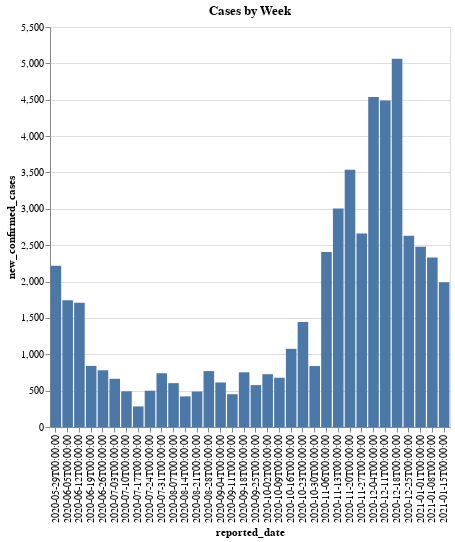

Notebook cell for this chart:
### Code cell
chart_title = ' Cases by Week'
chart1 = alt.Chart(df).mark_bar().encode(
                     x='reported_date:O',
                     y='new_confirmed_cases',
                     ).properties( width=400, height=400, title=chart_title)
chart1

### Figure 1 — Vega-Lite specification as saved in the notebook (floating-point values rounded to 4 significant figures)
{"config": {"view": {"continuousWidth": 400, "continuousHeight": 300}}, "data": {"name": "data-1da0fc9faaae9e911303a2769a3a5bbc"}, "mark": "bar", "encoding": {"x": {"type": "ordinal", "field": "reported_date"}, "y": {"type": "quantitative", "field": "new_confirmed_cases"}}, "height": 400, "title": " Cases by Week", "width": 400, "$schema": "https://vega.github.io/schema/vega-lite/v4.8.1.json", "datasets": {"data-1da0fc9faaae9e911303a2769a3a5bbc": [{"confirmed_cases": 14882, "deaths": 2402, "reported_date": "2020-05-23T00:00:00", "new_deaths": null, "new_confirmed_cases": null}, {"confirmed_cases": 17098, "deaths": 2744, "reported_date": "2020-05-29T00:00:00", "new_deaths": 342.0, "new_confirmed_cases": 2216.0}, {"confirmed_cases": 18840, "deaths": 3144, "reported_date": "2020-06-05T00:00:00", "new_deaths": 400.0, "new_confirmed_cases": 1742.0}, {"confirmed_cases": 20550, "deaths": 3433, "reported_date": "2020-06-12T00:00:00", "new_deaths": 289.0, "new_confirmed_cases": 1710.0}, {"confirmed_cases": 21390, "deaths": 3649, "reported_date": "2020-06-19T00:00:00", "new_deaths": 216.0, "new_confirmed_cases": 840.0}, {"confirmed_cases": 22170, "deaths": 3772, "reported_date": "2020-06-26T00:00:00", "new_deaths": 123.0, "new_confirmed_cases": 780.0}, {"confirmed_cases": 22833, "deaths": 3856, "reported_date": "2020-07-03T00:00:00", "new_deaths": 84.0, "new_confirmed_cases": 663.0}, {"confirmed_cases": 23324, "deaths": 3895, "reported_date": "2020-07-10T00:00:00", "new_deaths": 39.0, "new_confirmed_cases": 491.0}, {"confirmed_cases": 23607, "deaths": 3974, "reported_date": "2020-07-17T00:00:00", "new_deaths": 79.0, "new_confirmed_cases": 283.0}, {"confirmed_cases": 24106, "deaths": 4062, "reported_date": "2020-07-24T00:00:00", "new_deaths": 88.0, "new_confirmed_cases": 499.0}, {"confirmed_cases": 24845, "deaths": 4136, "reported_date": "2020-07-31T00:00:00", "new_deaths": 74.0, "new_confirmed_cases": 739.0}, {"confirmed_cases": 25448, "deaths": 4162, "reported_date": "2020-08-07T00:00:00", "new_deaths": 26.0, "new_confirmed_cases": 603.0}, {"confirmed_cases": 25869, "deaths": 4298, "reported_date": "2020-08-14T00:00:00", "new_deaths": 136.0, "new_confirmed_cases": 421.0}, {"confirmed_cases": 26357, "deaths": 4319, "reported_date": "2020-08-21T00:00:00", "new_deaths": 21.0, "new_confirmed_cases": 488.0}, {"confirmed_cases": 27126, "deaths": 4396, "reported_date": "2020-08-28T00:00:00", "new_deaths": 77.0, "new_confirmed_cases": 769.0}, {"confirmed_cases": 27738, "deaths": 4445, "reported_date": "2020-09-04T00:00:00", "new_deaths": 49.0, "new_confirmed_cases": 612.0}, {"confirmed_cases": 28189, "deaths": 4515, "reported_date": "2020-09-11T00:00:00", "new_deaths": 70.0, "new_confirmed_cases": 451.0}, {"confirmed_cases": 28941, "deaths": 4575, "reported_date": "2020-09-18T00:00:00", "new_deaths": 60.0, "new_confirmed_cases": 752.0}, {"confirmed_cases": 29517, "deaths": 4642, "reported_date": "2020-09-25T00:00:00", "new_deaths": 67.0, "new_confirmed_cases": 576.0}, {"confirmed_cases": 30243, "deaths": 4697, "reported_date": "2020-10-02T00:00:00", "new_deaths": 55.0, "new_confirmed_cases": 726.0}, {"confirmed_cases": 30920, "deaths": 4792, "reported_date": "2020-10-09T00:00:00", "new_deaths": 95.0, "new_confirmed_cases": 677.0}, {"confirmed_cases": 31995, "deaths": 4888, "reported_date": "2020-10-16T00:00:00", "new_deaths": 96.0, "new_confirmed_cases": 1075.0}, {"confirmed_cases": 33440, "deaths": 5019, "reported_date": "2020-10-23T00:00:00", "new_deaths": 131.0, "new_confirmed_cases": 1445.0}, {"confirmed_cases": 34278, "deaths": 5127, "reported_date": "2020-10-30T00:00:00", "new_deaths": 108.0, "new_confirmed_cases": 838.0}, {"confirmed_cases": 36683, "deaths": 5253, "reported_date": "2020-11-06T00:00:00", "new_deaths": 126.0, "new_confirmed_cases": 2405.0}, {"confirmed_cases": 39686, "deaths": 5493, "reported_date": "2020-11-13T00:00:00", "new_deaths": 240.0, "new_confirmed_cases": 3003.0}, {"confirmed_cases": 43222, "deaths": 5780, "reported_date": "2020-11-20T00:00:00", "new_deaths": 287.0, "new_confirmed_cases": 3536.0}, {"confirmed_cases": 45882, "deaths": 6047, "reported_date": "2020-11-27T00:00:00", "new_deaths": 267.0, "new_confirmed_cases": 2660.0}, {"confirmed_cases": 50418, "deaths": 6526, "reported_date": "2020-12-04T00:00:00", "new_deaths": 479.0, "new_confirmed_cases": 4536.0}, {"confirmed_cases": 54907, "deaths": 6954, "reported_date": "2020-12-11T00:00:00", "new_deaths": 428.0, "new_confirmed_cases": 4489.0}, {"confirmed_cases": 59970, "deaths": 7559, "reported_date": "2020-12-18T00:00:00", "new_deaths": 605.0, "new_confirmed_cases": 5063.0}, {"confirmed_cases": 62600, "deaths": 7910, "reported_date": "2020-12-25T00:00:00", "new_deaths": 351.0, "new_confirmed_cases": 2630.0}, {"confirmed_cases": 65078, "deaths": 8297, "reported_date": "2021-01-01T00:00:00", "new_deaths": 387.0, "new_confirmed_cases": 2478.0}, {"confirmed_cases": 67407, "deaths": 8670, "reported_date": "2021-01-08T00:00:00", "new_deaths": 373.0, "new_confirmed_cases": 2329.0}, {"confirmed_cases": 69398, "deaths": 8986, "reported_date": "2021-01-15T00:00:00", "new_deaths": 316.0, "new_confirmed_cases": 1991.0}]}}
